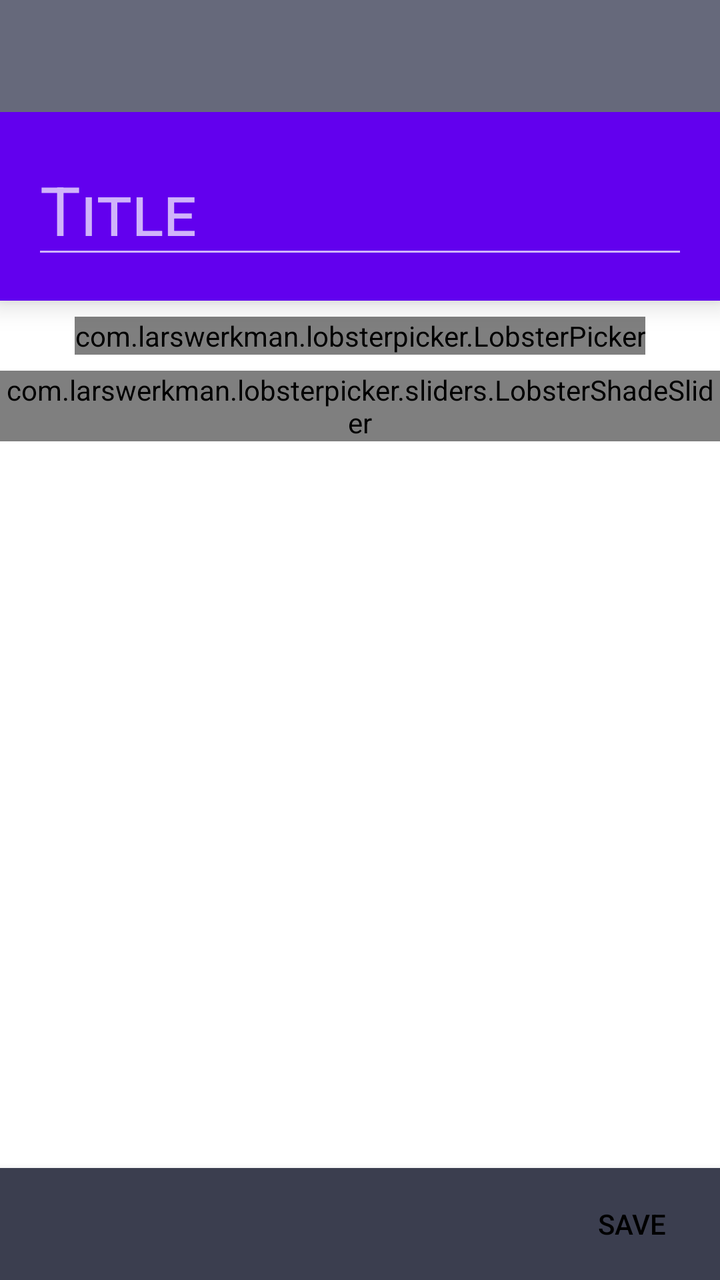
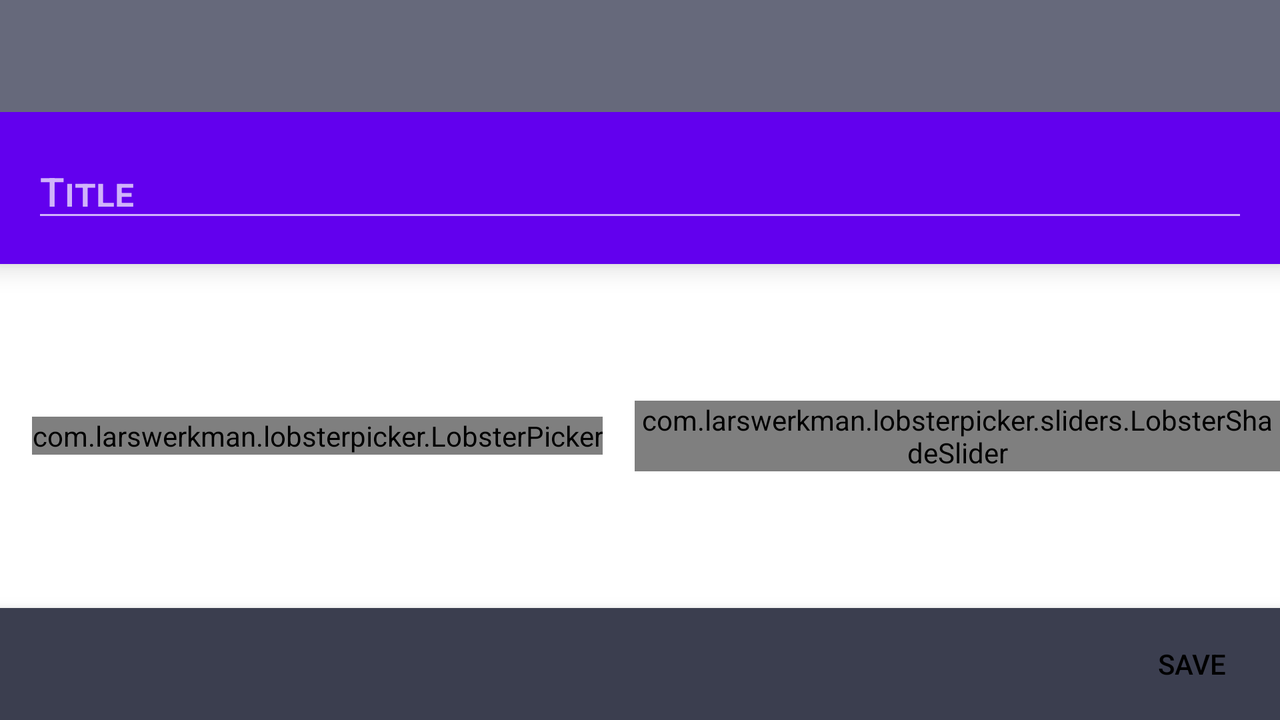

Two renders of one Android screen. The first uses the default layout on a phone; the second uses the alternative layout the repository ships for a different screen configuration, on a matching device. The two XML files are below.
<!-- AndroidManifest.xml: application theme AppTheme -->
<!-- res/layout/activity_tag.xml -->
<?xml version="1.0" encoding="utf-8"?>
<LinearLayout xmlns:android="http://schemas.android.com/apk/res/android"
    xmlns:app="http://schemas.android.com/apk/res-auto"
    xmlns:tools="http://schemas.android.com/tools"
    android:id="@+id/tagView"
    android:layout_width="match_parent"
    android:layout_height="match_parent"
    android:orientation="vertical">

    <LinearLayout
        android:layout_width="match_parent"
        android:layout_height="0dp"
        android:layout_weight="1"
        android:orientation="vertical">

        <include layout="@layout/toolbar" />

        <FrameLayout
            android:id="@+id/titleContainerView"
            android:layout_width="match_parent"
            android:layout_height="wrap_content"
            android:background="?colorPrimary"
            android:elevation="@dimen/elevation_appbar"
            android:padding="@dimen/keyline"
            android:theme="?themeInverse"
            tools:ignore="UnusedAttribute">

            <EditText
                android:id="@+id/titleEditText"
                style="@style/EditText.Big"
                android:layout_width="match_parent"
                android:layout_height="wrap_content"
                android:hint="@string/title"
                android:imeOptions="flagNoExtractUi"
                android:inputType="textCapWords"
                android:textAppearance="@style/Text.Tag.Big" />
        </FrameLayout>

        <com.larswerkman.lobsterpicker.LobsterPicker
            android:id="@+id/lobsterPicker"
            android:layout_width="wrap_content"
            android:layout_height="wrap_content"
            android:layout_gravity="center_horizontal"
            android:layout_marginTop="@dimen/space_normal"
            app:color_history_enabled="true" />

        <com.larswerkman.lobsterpicker.sliders.LobsterShadeSlider
            android:id="@+id/lobsterShadeSlider"
            android:layout_width="wrap_content"
            android:layout_height="wrap_content"
            android:layout_gravity="center_horizontal"
            android:layout_marginTop="@dimen/space_normal" />

    </LinearLayout>

    <FrameLayout
        android:id="@+id/buttonBarView"
        style="@style/ButtonBar">

        <Button
            android:id="@+id/saveButton"
            style="@style/Button.Flat.Colored"
            android:layout_width="wrap_content"
            android:layout_height="match_parent"
            android:layout_gravity="end"
            android:text="@string/save" />
    </FrameLayout>

</LinearLayout>
<!-- res/layout/toolbar.xml (included above) -->
<?xml version="1.0" encoding="utf-8"?>
<androidx.appcompat.widget.Toolbar xmlns:android="http://schemas.android.com/apk/res/android"
    xmlns:app="http://schemas.android.com/apk/res-auto"
    android:id="@+id/toolbar"
    android:layout_width="match_parent"
    android:layout_height="?actionBarSize"
    android:background="?colorPrimary"
    android:elevation="@dimen/elevation_appbar"
    android:minHeight="?actionBarSize"
    android:popupTheme="@style/AppTheme.PopupOverlay"
    android:theme="@style/AppTheme.AppBarOverlay"
    app:contentInsetStart="@dimen/keyline_content" />
<!-- resources referenced by this layout -->
<resources>
  <dimen name="elevation_appbar">8dp</dimen>
  <dimen name="keyline">16dp</dimen>
  <dimen name="keyline_content">72dp</dimen>
  <dimen name="space_normal">8dp</dimen>
  <string name="save">Save</string>
  <string name="title">Title</string>
  <style name="AppTheme.AppBarOverlay" parent="ThemeOverlay.AppCompat.Dark.ActionBar" />
  <style name="AppTheme.PopupOverlay" parent="ThemeOverlay.AppCompat.Light" />
  <style name="Button.Flat.Colored" parent="Widget.AppCompat.Button.Borderless.Colored">
          <item name="android:layout_width">wrap_content</item>
          <item name="android:layout_height">wrap_content</item>
          <item name="android:tint">?colorActionIcon</item>
      </style>
  <style name="ButtonBar" parent="Widget.AppCompat.ButtonBar">
          <item name="android:layout_width">match_parent</item>
          <item name="android:layout_height">?actionBarSize</item>
          <item name="android:gravity">right</item>
          <item name="android:elevation" tools:targetApi="lollipop">@dimen/elevation_fab</item>
          <item name="android:background">?colorBackgroundPrimary</item>
      </style>
  <style name="EditText.Big">
          <item name="android:textAppearance">@style/Text.Display1</item>
      </style>
  <style name="Text.Tag.Big" parent="TextAppearance.AppCompat.Display1">
          <item name="android:textColor">?android:textColorPrimary</item>
          <item name="android:fontFeatureSettings">smcp,s2cp,onum</item>
      </style>
  <dimen name="elevation_fab">6dp</dimen>
  <style name="Text.Display1" parent="TextAppearance.AppCompat.Display1">
          <item name="android:textColor">?android:textColorPrimary</item>
          <item name="android:fontFeatureSettings">onum</item>
      </style>
  <style name="AppTheme.Inverse" parent="Theme.MaterialComponents.Light.NoActionBar">
          <item name="themeInverse">@style/AppTheme</item>
  
          <item name="colorActionIcon">#fefefe</item>
          <item name="colorBackgroundPrimary">#333333</item>
          <item name="colorBackgroundSecondary">#666666</item>
  
          <item name="android:textColorPrimary">@color/text_light</item>
          <item name="android:textColorPrimaryInverse">@color/text_dark</item>
          <item name="android:textColorSecondary">@color/text_light_secondary</item>
          <item name="android:textColorSecondaryInverse">@color/text_dark_secondary</item>
  
          <item name="android:windowBackground">@color/backgroundWindowInverse</item>
          <item name="android:windowLightStatusBar" tools:targetApi="m">false</item>
      </style>
  <color name="red_A100">#FF8A80</color>
  <color name="light_green_A100">#CCFF90</color>
  <color name="backgroundWindowInverse">#333333</color>
  <!-- some entries are left out for length -->
</resources>
<!-- res/layout-land/activity_tag.xml (the repository's variant of the layout above) -->
<!-- drawn on the phone turned sideways -->
<?xml version="1.0" encoding="utf-8"?>
<LinearLayout xmlns:android="http://schemas.android.com/apk/res/android"
    xmlns:app="http://schemas.android.com/apk/res-auto"
    xmlns:tools="http://schemas.android.com/tools"
    android:id="@+id/tagView"
    android:layout_width="match_parent"
    android:layout_height="match_parent"
    android:orientation="vertical">

    <LinearLayout
        android:layout_width="match_parent"
        android:layout_height="0dp"
        android:layout_weight="1"
        android:orientation="vertical">

        <include layout="@layout/toolbar" />

        <FrameLayout
            android:id="@+id/titleContainerView"
            android:layout_width="match_parent"
            android:layout_height="wrap_content"
            android:background="?colorPrimary"
            android:elevation="@dimen/elevation_appbar"
            android:padding="@dimen/keyline"
            android:theme="?themeInverse"
            tools:ignore="UnusedAttribute">

            <EditText
                android:id="@+id/titleEditText"
                style="@style/EditText.Big"
                android:layout_width="match_parent"
                android:layout_height="wrap_content"
                android:hint="@string/title"
                android:imeOptions="flagNoExtractUi"
                android:inputType="textCapWords"
                android:textAppearance="@style/Text.Title" />
        </FrameLayout>

        <ScrollView
            android:layout_width="match_parent"
            android:layout_height="match_parent"
            android:fillViewport="true">

            <LinearLayout
                android:layout_width="match_parent"
                android:layout_height="wrap_content">

                <com.larswerkman.lobsterpicker.LobsterPicker
                    android:id="@+id/lobsterPicker"
                    android:layout_width="wrap_content"
                    android:layout_height="wrap_content"
                    android:layout_gravity="center_vertical"
                    android:layout_marginLeft="@dimen/keyline"
                    android:layout_marginRight="@dimen/keyline"
                    app:color_history_enabled="true"
                    app:color_history_radius="24dp"
                    app:color_wheel_pointer_radius="12dp"
                    app:color_wheel_radius="56dp" />

                <com.larswerkman.lobsterpicker.sliders.LobsterShadeSlider
                    android:id="@+id/lobsterShadeSlider"
                    android:layout_width="wrap_content"
                    android:layout_height="wrap_content"
                    android:layout_gravity="center_vertical" />

            </LinearLayout>
        </ScrollView>

    </LinearLayout>

    <FrameLayout
        android:id="@+id/buttonBarView"
        style="@style/ButtonBar">

        <Button
            android:id="@+id/saveButton"
            style="@style/Button.Flat.Colored"
            android:layout_width="wrap_content"
            android:layout_height="match_parent"
            android:layout_gravity="end"
            android:text="@string/save" />
    </FrameLayout>

</LinearLayout>
<!-- resources referenced by the variant -->
<!-- as the phone turned sideways resolves them -->
<resources>
  <dimen name="elevation_appbar">8dp</dimen>
  <dimen name="keyline">16dp</dimen>
  <dimen name="keyline_content">72dp</dimen>
  <string name="save">Save</string>
  <string name="title">Title</string>
  <style name="AppTheme.AppBarOverlay" parent="ThemeOverlay.AppCompat.Dark.ActionBar" />
  <style name="AppTheme.PopupOverlay" parent="ThemeOverlay.AppCompat.Light" />
  <style name="Button.Flat.Colored" parent="Widget.AppCompat.Button.Borderless.Colored">
          <item name="android:layout_width">wrap_content</item>
          <item name="android:layout_height">wrap_content</item>
          <item name="android:tint">?colorActionIcon</item>
      </style>
  <style name="ButtonBar" parent="Widget.AppCompat.ButtonBar">
          <item name="android:layout_width">match_parent</item>
          <item name="android:layout_height">?actionBarSize</item>
          <item name="android:gravity">right</item>
          <item name="android:elevation" tools:targetApi="lollipop">@dimen/elevation_fab</item>
          <item name="android:background">?colorBackgroundPrimary</item>
      </style>
  <style name="EditText.Big">
          <item name="android:textAppearance">@style/Text.Display1</item>
      </style>
  <style name="Text.Title" parent="TextAppearance.AppCompat.Title">
          <item name="android:textColor">?android:textColorPrimary</item>
          <item name="android:fontFeatureSettings">smcp,onum</item>
      </style>
  <dimen name="elevation_fab">6dp</dimen>
  <style name="Text.Display1" parent="TextAppearance.AppCompat.Display1">
          <item name="android:textColor">?android:textColorPrimary</item>
          <item name="android:fontFeatureSettings">onum</item>
      </style>
  <style name="AppTheme.Inverse" parent="Theme.MaterialComponents.Light.NoActionBar">
          <item name="themeInverse">@style/AppTheme</item>
  
          <item name="colorActionIcon">#fefefe</item>
          <item name="colorBackgroundPrimary">#333333</item>
          <item name="colorBackgroundSecondary">#666666</item>
  
          <item name="android:textColorPrimary">@color/text_light</item>
          <item name="android:textColorPrimaryInverse">@color/text_dark</item>
          <item name="android:textColorSecondary">@color/text_light_secondary</item>
          <item name="android:textColorSecondaryInverse">@color/text_dark_secondary</item>
  
          <item name="android:windowBackground">@color/backgroundWindowInverse</item>
          <item name="android:windowLightStatusBar" tools:targetApi="m">false</item>
      </style>
  <color name="red_A100">#FF8A80</color>
  <color name="light_green_A100">#CCFF90</color>
  <color name="backgroundWindowInverse">#333333</color>
  <!-- some entries are left out for length -->
</resources>
